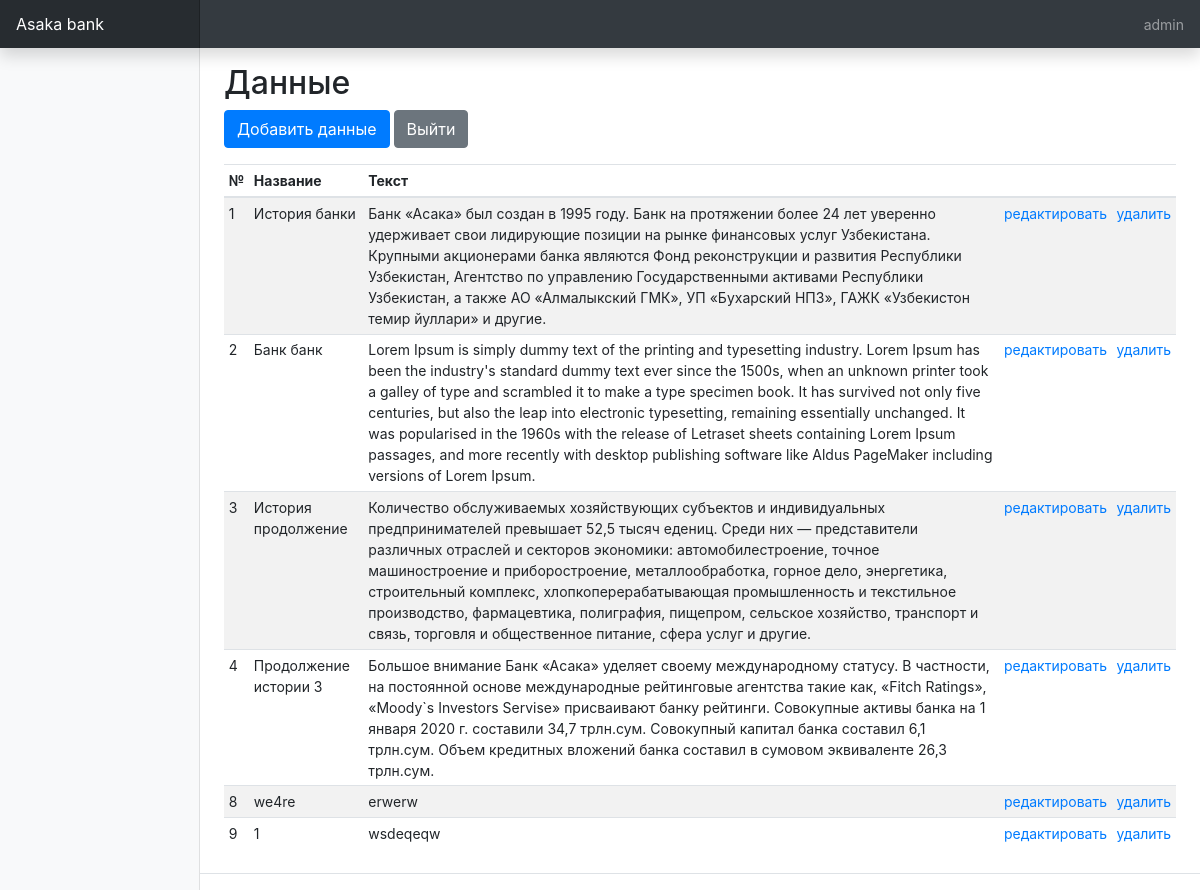
The app's page / (signed in) with its own data.
### asaka/models.py (models this page shows, shortened)
class Articles(models.Model):
    create_date = models.DateTimeField(auto_now=True)
    name = models.CharField(max_length=200, verbose_name="Название")
    text = models.TextField(verbose_name="Текст")
    class Meta:
        verbose_name = "Статья"
        verbose_name_plural = "Статьи"

### asaka/decorators.py (the view)
        def wrapper_func(request, *args, **kwargs):
            group = None
            if request.user.groups.exists():
                group = request.user.groups.all()[0].name
                print(group)
            if group in allowed_roles:
                return view_func(request, *args, **kwargs)
            else:
                return HttpResponse("Нет доступа.")

### asaka/views.py (called while the page is built)
def home(request):
    if request.method == "POST":
        form = ArticleForm(request.POST)
        if form.is_valid():
            form.save()
    list_articles = Articles.objects.all()
    context = {
        "list_articles": list_articles,
        "form": ArticleForm(),
        "access_level": request.user.groups.all()[0].name
    }
    template_name = 'index.html'
    return render(request, template_name, context)

### templates/index.html (shortened to what this page needs)
<!doctype html>
<html lang="en">
  <head>
      {% load static %}
    <link href="{% static "assets/dist/css/bootstrap.css" %}" rel="stylesheet">
    <link href="{% static "dashboard.css" %}" rel="stylesheet">
  </head>
  <body>
    <nav class="navbar navbar-dark sticky-top bg-dark flex-md-nowrap p-0 shadow">
  <a class="navbar-brand col-md-3 col-lg-2 mr-0 px-3" href="{% url "home" %}">Asaka bank</a>
  <ul class="navbar-nav px-3">
    <li class="nav-item text-nowrap">
      <a class="nav-link" href="#">{{ user }}</a>
    </li>
  </ul>
</nav>
<div class="container-fluid">
  <div class="row">
    <nav id="sidebarMenu" class="col-md-3 col-lg-2 d-md-block bg-light sidebar collapse">
      <div class="sidebar-sticky pt-3">
    </nav>
    <main role="main" class="col-md-9 ml-sm-auto col-lg-10 px-md-4 align-items-center pt-3 pb-2 mb-3 border-bottom">
    {% if update %}
        <h2>Редактировать</h2>
          <div class="modal-body">
            <form id="update_date" method="POST">
                {% csrf_token %}
                {{ form }}
            </form>
          </div>
        <p><button form="update_date" type="submit" class="btn btn-primary">Подтвердить</button></p>
        <p><a class="btn btn-secondary" href="{% url "home" %}">Назад</a></p>
    {% else %}
        <h2>Данные</h2>
        {% if access_level == "high" or access_level == "low" %}
        <p>
            <button type="button" class="btn btn-primary" data-toggle="modal" data-target="#exampleModal" data-whatever="@mdo">Добавить данные</button>
            {% if  not request.user.is_authenticated %}
            <a type="button" class="btn btn-success" href="{% url "register_page" %}">Регистрация</a>
            <a type="button" class="btn btn-success" href="{% url "login_page" %}">Авторизация</a>
                {% else %}
            <a class="btn btn-primary btn-secondary" href="{% url "logout_page" %}">Выйти</a>
                {% endif %}
        </p>
            {% endif %}
          <div class="table-responsive">
          {% if access_level == "high" or access_level == "middle" %}
            <table class="table table-striped table-sm">
              <thead>
                <tr>
                  <th>№</th>
                  <th>Название</th>
                  <th>Текст</th>
                  <th></th>
                  <th></th>
                </tr>
              </thead>
              <tbody>
              {% for i in list_articles %}
                <tr>
                  <td>{{ i.id }}</td>
                  <td>{{ i.name }}</td>
                  <td>{{ i.text }}</td>
                    {% if access_level == "high" %}
                  <td><a href="{% url "update_page" i.id %}">редактировать</a></td>
                  <td><a href="{% url "delete_page" i.id %}">удалить</a></td>
                {% else %}
                    <td></td>
                    <td></td>
                {% endif %}
                </tr>
              {% endfor %}
              </tbody>
            </table>
              {% endif %}
          </div>
    {% endif %}
    </main>
  </div>
</div>
        </body>
</html>

### asaka/static/dashboard.css (style rules this page uses)
body { font-size: .875rem; }
.sidebar { position: fixed; top: 0; bottom: 0; left: 0; z-index: 100; padding: 48px 0 0; box-shadow: inset -1px 0 0 rgba(0, 0, 0, .1); }
.sidebar-sticky { position: relative; top: 0; height: calc(100vh - 48px); padding-top: .5rem; overflow-x: hidden; overflow-y: auto; }
.navbar-brand { padding-top: .75rem; padding-bottom: .75rem; font-size: 1rem; background-color: rgba(0, 0, 0, .25); box-shadow: inset -1px 0 0 rgba(0, 0, 0, .25); }

### records on screen
Articles: id "1", name "История банки", text "Банк «Асака» был создан в 1995 году. Банк на протяжении более 24 лет уверенно удерживает свои лидирующие позиции на рынке финансовых услуг Узбекистана. Крупными акционерами банка являются Фонд реконструкции и развития Республики Узбекистан, Агентство по управлению Государственными активами Республики Узбекистан, а также АО «Алмалыкский ГМК», УП «Бухарский НПЗ», ГАЖК «Узбекистон темир йуллари» и другие."
Articles: id "2", name "Банк банк", text "Lorem Ipsum is simply dummy text of the printing and typesetting industry. Lorem Ipsum has been the industry's standard dummy text ever since the 1500s, when an unknown printer took a galley of type and scrambled it to make a type specimen book. It has survived not only five centuries, but also the leap into electronic typesetting, remaining essentially unchanged. It was popularised in the 1960s with the release of Letraset sheets containing Lorem Ipsum passages, and more recently with desktop publishing software like Aldus PageMaker including versions of Lorem Ipsum."
Articles: id "3", name "История продолжение", text "Количество обслуживаемых хозяйствующих субъектов и индивидуальных предпринимателей превышает 52,5 тысяч едениц. Среди них — представители различных отраслей и секторов экономики: автомобилестроение, точное машиностроение и приборостроение, металлообработка, горное дело, энергетика, строительный комплекс, хлопкоперерабатывающая промышленность и текстильное производство, фармацевтика, полиграфия, пищепром, сельское хозяйство, транспорт и связь, торговля и общественное питание, сфера услуг и другие."
Articles: id "4", name "Продолжение истории 3", text "Большое внимание Банк «Асака» уделяет своему международному статусу. В частности, на постоянной основе международные рейтинговые агентства такие как, «Fitch Ratings», «Moody`s Investors Servise» присваивают банку рейтинги. Совокупные активы банка на 1 января 2020 г. составили 34,7 трлн.сум. Совокупный капитал банка составил 6,1 трлн.сум. Объем кредитных вложений банка составил в сумовом эквиваленте 26,3 трлн.сум."
Articles: id "8", name "we4re", text "erwerw"
Articles: id "9", name "1", text "wsdeqeqw"

### other values on screen
{{ user }} "admin"
